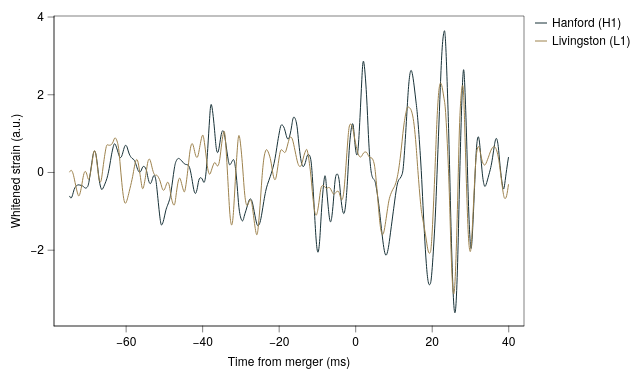

Express this chart as Vega-Lite.
### Vega-Lite specification from a JSON file in a GitHub repository (floating-point values rounded to 4 significant figures; data arrays with more than 128 entries replaced by an {"elided": "..."} marker saying what was removed)
{"background": null, "config": {"arc": {"fill": "#DBDBDB", "fillOpacity": 1.0, "innerRadius": 38.75, "padAngle": 0.03, "stroke": "black", "strokeOpacity": 1, "strokeWidth": 0.25}, "area": {"fill": "#DBDBDB", "fillOpacity": 1.0, "stroke": "black", "strokeOpacity": 1, "strokeWidth": 0.25}, "axis": {"domain": true, "domainCap": "round", "domainColor": "black", "domainWidth": 0.25, "grid": false, "gridCap": "round", "gridColor": "#F1F1F1", "gridDash": [0, 0], "gridOpacity": 1.0, "gridWidth": 0.25, "labelColor": "black", "labelFont": "Helvetica Neue, HelveticaNeue, Helvetica, Arial, sans-serif", "labelFontSize": 6, "labelFontStyle": "normal", "labelFontWeight": 400, "offset": 0, "ticks": true, "tickCap": "round", "tickColor": "black", "tickRound": false, "tickSize": 3, "tickWidth": 0.25, "titleColor": "black", "titleFont": "Helvetica Neue, HelveticaNeue, Helvetica, Arial, sans-serif", "titleFontSize": 6, "titleFontStyle": "normal", "titleFontWeight": 400}, "axisX": {"domain": true, "labelAlign": "center", "labelAngle": 0, "labels": true, "ticks": true, "translate": 0}, "axisY": {"domain": true, "labelAlign": "right", "labelAngle": 0, "labels": true, "ticks": true, "translate": 0}, "axisRight": {"domain": true, "labelAlign": "left", "labelAngle": 0, "labels": true, "ticks": true, "translate": 0}, "axisTop": {"domain": true, "labelAlign": "center", "labelAngle": 0, "labels": true, "ticks": true, "translate": 0}, "axisBand": {"tickOffset": 0}, "bar": {"fill": "#DBDBDB", "fillOpacity": 1.0, "stroke": "black", "strokeOpacity": 1, "strokeWidth": 0.25}, "boxplot": {"size": 13.95, "ticks": {"cornerRadius": 0.25, "fill": "black", "opacity": 1, "size": 6.975, "thickness": 0.25}, "box": {"fillOpacity": 1.0, "stroke": "black", "strokeOpacity": 1, "strokeWidth": 0.25}, "median": {"cornerRadius": 0, "fill": "black", "fillOpacity": 1.0, "opacity": 1, "size": 13.95, "thickness": 0.25}, "rule": {"fill": "black", "fillOpacity": 1.0, "size": 15.5, "stroke": "black", "strokeDash": [0, 0], "strokeOpacity": 1, "strokeWidth": 0.25}, "outliers": {"color": "black", "fill": "black", "fillOpacity": 1.0, "size": 0, "stroke": "black", "strokeOpacity": 1, "strokeWidth": 0.25}}, "circle": {"fill": "black", "fillOpacity": 1.0, "size": 1.938, "stroke": null, "strokeOpacity": 1, "strokeWidth": 0.25}, "errorband": {"band": {"fillOpacity": 0.6, "stroke": null, "strokeWidth": 0.25, "strokeOpacity": 1}, "borders": {"opacity": 0, "strokeOpacity": 1, "strokeWidth": 0.25}}, "errorbar": {"opacity": 1, "rule": {"strokeDash": [0, 0], "strokeWidth": 0.25}, "ticks": {"color": "black", "cornerRadius": 0.125, "opacity": 1, "size": 9.3, "thickness": 0.25}, "thickness": 0.25}, "font": "Helvetica Neue, HelveticaNeue, Helvetica, Arial, sans-serif", "geoshape": {"fill": "#DBDBDB", "fillOpacity": 1.0, "stroke": "black", "strokeOpacity": 1, "strokeWidth": 0.25}, "header": {"labelColor": "black", "labelFont": "Helvetica Neue, HelveticaNeue, Helvetica, Arial, sans-serif", "labelFontSize": 6, "labelFontStyle": "normal", "labelFontWeight": 400, "titleColor": "black", "titleFont": "Helvetica Neue, HelveticaNeue, Helvetica, Arial, sans-serif", "titleFontSize": 6, "titleFontStyle": "normal", "titleFontWeight": 400, "titlePadding": 0}, "legend": {"disable": false, "offset": 4.5, "titlePadding": 4, "labelOffset": 2, "gradientLabelOffset": 2, "columnPadding": 4, "rowPadding": 2, "gradientLength": 77.5, "gradientThickness": 7.75, "gradientOpacity": 1.0, "gradientStrokeColor": "black", "gradientStrokeWidth": 0.25, "labelColor": "black", "labelFont": "Helvetica Neue, HelveticaNeue, Helvetica, Arial, sans-serif", "labelFontSize": 6, "labelFontStyle": "normal", "labelFontWeight": 400, "strokeColor": "black", "strokeWidth": 0, "symbolSize": 36, "symbolStrokeColor": "black", "symbolStrokeWidth": 0.25, "titleColor": "black", "titleFont": "Helvetica Neue, HelveticaNeue, Helvetica, Arial, sans-serif", "titleFontSize": 6, "titleFontStyle": "normal", "titleFontWeight": 400}, "line": {"color": "black", "stroke": "black", "strokeCap": "butt", "strokeDash": [0, 0], "strokeOpacity": 1, "strokeWidth": 0.5}, "point": {"filled": true, "fill": "#DBDBDB", "fillOpacity": 1.0, "size": 7.75, "stroke": "black", "strokeOpacity": 1, "strokeWidth": 0.25}, "range": {"category": ["#B2B2B2", "#4A7CD3", "#008542", "#664CAF", "#509F98", "#636363", "#284F93", "#005226", "#382864", "#285753"], "diverging": {"scheme": ["#443E60", "#5F597E", "#7C759B", "#9994B6", "#B7B4CC", "#D6D5DC", "#F6F6F6", "#D1DAD9", "#A4C2BF", "#7AA9A4", "#578E89", "#37736E", "#1B5954"]}, "heatmap": {"scheme": ["#440154", "#472270", "#433E82", "#38598C", "#2C728E", "#238A8D", "#24A086", "#39B578", "#5DC862", "#96D646", "#CAE02D", "#FDE724"]}, "ordinal": {"scheme": ["#F1F1F1", "#DBDBDB", "#C6C6C6", "#B2B2B2", "#9D9D9D", "#898989", "#767676", "#636363", "#515151", "#404040", "#2F2F2F", "#1F1F1F"]}, "ramp": {"scheme": ["#440154", "#472270", "#433E82", "#38598C", "#2C728E", "#238A8D", "#24A086", "#39B578", "#5DC862", "#96D646", "#CAE02D", "#FDE724"]}}, "rule": {"color": "black", "stroke": "black", "strokeCap": "round", "strokeDash": [2, 2], "strokeOpacity": 1, "strokeWidth": 0.25}, "scale": {"barBandPaddingInner": 0.1, "rectBandPaddingInner": 0, "tickBandPaddingInner": 0.1, "bandPaddingOuter": 0.1, "bandWithNestedOffsetPaddingInner": 0.2, "bandWithNestedOffsetPaddingOuter": 0.2, "offsetBandPaddingInner": 0, "offsetBandPaddingOuter": 0, "continuousPadding": 7.75, "round": false}, "rect": {"fill": "#DBDBDB", "fillOpacity": 1.0, "stroke": "black", "strokeOpacity": 1, "strokeWidth": 0.25}, "square": {"fill": "#DBDBDB", "fillOpacity": 1.0, "size": 15.5, "stroke": "black", "strokeOpacity": 1, "strokeWidth": 0.25}, "text": {"color": "black", "font": "Helvetica Neue, HelveticaNeue, Helvetica, Arial, sans-serif", "fontSize": 6, "fontStyle": "normal", "fontWeight": 400}, "tick": {"color": "black", "cornerRadius": 0.125, "opacity": 1.0, "size": 13.95, "thickness": 0.25}, "title": {"anchor": "middle", "frame": "group", "color": "black", "font": "Helvetica Neue, HelveticaNeue, Helvetica, Arial, sans-serif", "fontSize": 6, "fontStyle": "normal", "fontWeight": 400, "subtitleColor": "black", "subtitleFont": "Helvetica Neue, HelveticaNeue, Helvetica, Arial, sans-serif", "subtitleFontSize": 6, "subtitleFontStyle": "normal", "subtitleFontWeight": 400}, "trail": {"color": "black", "opacity": 1, "size": 0.5}, "view": {"continuousWidth": 235, "continuousHeight": 155, "discreteWidth": 235, "discreteHeight": 155, "fill": null, "stroke": "black", "strokeWidth": 0.25}}, "data": {"name": "data-59e004421c9bed9b8a89789085d7d6d0"}, "mark": {"type": "line", "interpolate": "natural"}, "encoding": {"color": {"field": "detector", "scale": {"domain": ["Hanford (H1)", "Livingston (L1)"], "range": ["#173137", "#9D824D"]}, "sort": ["Hanford (H1)", "Livingston (L1)"], "title": null, "type": "nominal"}, "x": {"field": "t", "scale": {"domain": [-74.8, 39.94], "nice": false}, "title": "Time from merger (ms)", "type": "quantitative"}, "y": {"field": "strain", "title": "Whitened strain (a.u.)", "type": "quantitative", "scale": {"nice": false}}}, "$schema": "https://vega.github.io/schema/vega-lite/v6.4.1.json", "datasets": {"data-59e004421c9bed9b8a89789085d7d6d0": {"elided": "440 records"}}}
